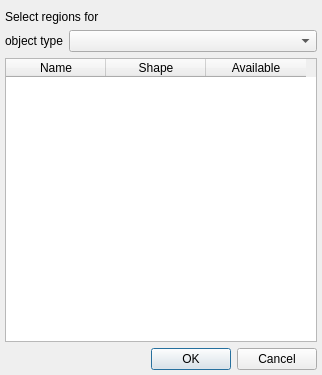
<?xml version="1.0" encoding="UTF-8"?>
<ui version="4.0">
 <class>Dialog</class>
 <widget class="QDialog" name="Dialog">
  <property name="geometry">
   <rect>
    <x>0</x>
    <y>0</y>
    <width>322</width>
    <height>375</height>
   </rect>
  </property>
  <property name="sizePolicy">
   <sizepolicy hsizetype="Fixed" vsizetype="Fixed">
    <horstretch>0</horstretch>
    <verstretch>0</verstretch>
   </sizepolicy>
  </property>
  <property name="windowTitle">
   <string>Select regions</string>
  </property>
  <layout class="QVBoxLayout" name="verticalLayout">
   <property name="leftMargin">
    <number>5</number>
   </property>
   <property name="topMargin">
    <number>10</number>
   </property>
   <property name="rightMargin">
    <number>5</number>
   </property>
   <property name="bottomMargin">
    <number>5</number>
   </property>
   <item>
    <widget class="QLabel" name="label_top">
     <property name="text">
      <string>Select regions for</string>
     </property>
    </widget>
   </item>
   <item>
    <widget class="QWidget" name="frame_object_type" native="true">
     <layout class="QHBoxLayout" name="hbox" stretch="0,1">
      <property name="leftMargin">
       <number>0</number>
      </property>
      <property name="topMargin">
       <number>0</number>
      </property>
      <property name="rightMargin">
       <number>0</number>
      </property>
      <property name="bottomMargin">
       <number>0</number>
      </property>
      <item>
       <widget class="QLabel" name="label_type">
        <property name="text">
         <string>object type</string>
        </property>
       </widget>
      </item>
      <item>
       <widget class="ComboBox" name="combobox">
        <property name="currentIndex">
         <number>-1</number>
        </property>
       </widget>
      </item>
     </layout>
    </widget>
   </item>
   <item>
    <widget class="QTableWidget" name="table">
     <property name="maximumSize">
      <size>
       <width>16777215</width>
       <height>16777215</height>
      </size>
     </property>
     <property name="selectionBehavior">
      <enum>QAbstractItemView::SelectRows</enum>
     </property>
     <property name="sortingEnabled">
      <bool>false</bool>
     </property>
     <attribute name="horizontalHeaderCascadingSectionResizes">
      <bool>true</bool>
     </attribute>
     <attribute name="horizontalHeaderHighlightSections">
      <bool>false</bool>
     </attribute>
     <attribute name="verticalHeaderVisible">
      <bool>false</bool>
     </attribute>
     <column>
      <property name="text">
       <string>Name</string>
      </property>
     </column>
     <column>
      <property name="text">
       <string>Shape</string>
      </property>
     </column>
     <column>
      <property name="text">
       <string>Available</string>
      </property>
     </column>
    </widget>
   </item>
   <item>
    <widget class="QDialogButtonBox" name="buttonbox">
     <property name="orientation">
      <enum>Qt::Horizontal</enum>
     </property>
     <property name="standardButtons">
      <set>QDialogButtonBox::Cancel|QDialogButtonBox::Ok</set>
     </property>
    </widget>
   </item>
  </layout>
 </widget>
 <resources/>
 <connections>
  <connection>
   <sender>buttonbox</sender>
   <signal>accepted()</signal>
   <receiver>Dialog</receiver>
   <slot>accept()</slot>
   <hints>
    <hint type="sourcelabel">
     <x>248</x>
     <y>254</y>
    </hint>
    <hint type="destinationlabel">
     <x>157</x>
     <y>274</y>
    </hint>
   </hints>
  </connection>
  <connection>
   <sender>buttonbox</sender>
   <signal>rejected()</signal>
   <receiver>Dialog</receiver>
   <slot>reject()</slot>
   <hints>
    <hint type="sourcelabel">
     <x>316</x>
     <y>260</y>
    </hint>
    <hint type="destinationlabel">
     <x>286</x>
     <y>274</y>
    </hint>
   </hints>
  </connection>
 </connections>
 <customwidgets>
  <customwidget>
   <class>ComboBox</class>
   <extends>QComboBox</extends>
   <header>mfixgui.widgets.base</header>
  </customwidget>
 </customwidgets>
</ui>
